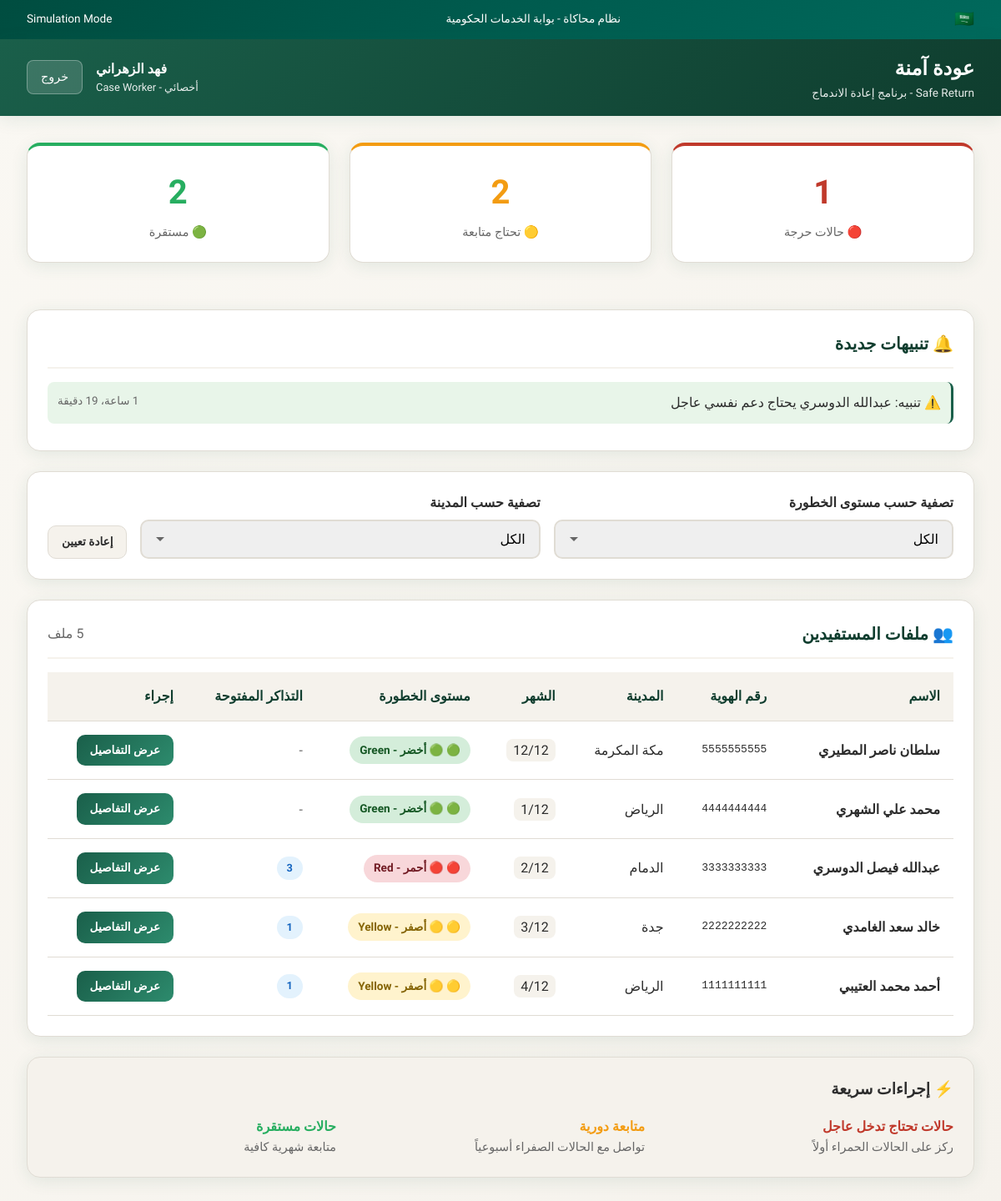
Page /caseworker/dashboard/ (signed in) on the committed database.
### core/models.py (models this page shows, shortened)
class User(models.Model):
    ROLE_CHOICES = [
        ('beneficiary', 'مستفيد - Beneficiary'),      # Released person
        ('case_worker', 'أخصائي - Case Worker'),      # Social worker
        ('admin', 'مدير - Admin'),                     # System admin
    ]
    national_id = models.CharField(
        max_length=10,
        unique=True,
        verbose_name='رقم الهوية الوطنية'
    )
    full_name = models.CharField(
        max_length=200,
        verbose_name='الاسم الكامل'
    )
    role = models.CharField(
        max_length=20,
        choices=ROLE_CHOICES,
        default='beneficiary',
        verbose_name='الدور'
    )
    phone = models.CharField(
        max_length=15,
        blank=True,
        verbose_name='رقم الجوال'
    )
    created_at = models.DateTimeField(auto_now_add=True)
    class Meta:
        verbose_name = 'مستخدم'
        verbose_name_plural = 'المستخدمون'

class Notification(models.Model):
    user = models.ForeignKey(
        User,
        on_delete=models.CASCADE,
        related_name='notifications',
        verbose_name='المستخدم'
    )
    message = models.TextField(
        verbose_name='الرسالة'
    )
    link = models.CharField(
        max_length=200,
        blank=True,
        verbose_name='الرابط'
    )
    is_read = models.BooleanField(
        default=False,
        verbose_name='تمت القراءة'
    )
    created_at = models.DateTimeField(auto_now_add=True)
    class Meta:
        verbose_name = 'إشعار'
        verbose_name_plural = 'الإشعارات'
        ordering = ['-created_at']

class ReleaseProfile(models.Model):
    RISK_LEVEL_CHOICES = [
        ('green', '🟢 أخضر - Green'),    # Low risk, stable
        ('yellow', '🟡 أصفر - Yellow'),  # Medium risk, needs monitoring
        ('red', '🔴 أحمر - Red'),        # High risk, needs intervention
    ]
    CITY_CHOICES = [
        ('riyadh', 'الرياض'),
        ('jeddah', 'جدة'),
        ('mecca', 'مكة المكرمة'),
        ('medina', 'المدينة المنورة'),
        ('dammam', 'الدمام'),
        ('khobar', 'الخبر'),
        ('taif', 'الطائف'),
        ('tabuk', 'تبوك'),
        ('other', 'أخرى'),
    ]
    user = models.OneToOneField(
        User,
        on_delete=models.CASCADE,
        related_name='release_profile',
        verbose_name='المستخدم'
    )
    release_date = models.DateField(
        verbose_name='تاريخ الإفراج'
    )
    end_of_followup_date = models.DateField(
        verbose_name='تاريخ انتهاء المتابعة'
    )
    risk_level = models.CharField(
        max_length=10,
        choices=RISK_LEVEL_CHOICES,
        default='green',
        verbose_name='مستوى الخطورة'
    )
    city = models.CharField(
        max_length=50,
        choices=CITY_CHOICES,
        default='riyadh',
        verbose_name='المدينة'
    )
    notes = models.TextField(
        blank=True,
        verbose_name='ملاحظات'
    )
    assigned_case_worker = models.ForeignKey(
        User,
        on_delete=models.SET_NULL,
        null=True,
        blank=True,
        related_name='assigned_profiles',
        limit_choices_to={'role': 'case_worker'},
        verbose_name='الأخصائي المسؤول'
    )
    is_completed = models.BooleanField(
        default=False,
        verbose_name='مكتمل'
    )
    created_at = models.DateTimeField(auto_now_add=True)
    updated_at = models.DateTimeField(auto_now=True)
    class Meta:
        verbose_name = 'ملف الإفراج'
        verbose_name_plural = 'ملفات الإفراج'
        ordering = ['-created_at']
    @property
    def current_month(self):
        if not self.release_date:
            return 0
        days_since_release = (timezone.now().date() - self.release_date).days
        month = (days_since_release // 30) + 1
        return min(month, 12)  # Cap at 12 months

### core/views.py (the view)
# urls.py: path('caseworker/dashboard/', views.caseworker_dashboard, name='caseworker_dashboard'),
def caseworker_dashboard(request):
    user = get_current_user(request)
    if not user or user.role not in ['case_worker', 'admin']:
        return redirect('login_select')
    risk_filter = request.GET.get('risk', '')
    city_filter = request.GET.get('city', '')
    profiles = ReleaseProfile.objects.select_related('user').prefetch_related('checkins', 'tickets')
    if risk_filter:
        profiles = profiles.filter(risk_level=risk_filter)
    if city_filter:
        profiles = profiles.filter(city=city_filter)
    risk_counts = {
        'red': ReleaseProfile.objects.filter(risk_level='red', is_completed=False).count(),
        'yellow': ReleaseProfile.objects.filter(risk_level='yellow', is_completed=False).count(),
        'green': ReleaseProfile.objects.filter(risk_level='green', is_completed=False).count(),
    }
    notifications = Notification.objects.filter(user=user, is_read=False)[:5]
    context = {
        'user': user,
        'profiles': profiles.filter(is_completed=False),
        'risk_counts': risk_counts,
        'notifications': notifications,
        'risk_filter': risk_filter,
        'city_filter': city_filter,
        'cities': ReleaseProfile.CITY_CHOICES,
    }
    return render(request, 'core/caseworker_dashboard.html', context)

### core/views.py (called while the page is built)
def get_current_user(request):
    user_id = request.session.get('user_id')
    if user_id:
        try:
            return User.objects.get(id=user_id)
        except User.DoesNotExist:
            pass
    return None

### core/templates/core/caseworker_dashboard.html (shortened to what this page needs)
{% extends 'core/base.html' %}
{% block content %}
<div class="grid grid-3" style="margin-bottom: 2rem;">
    <div class="card stat-card" style="border-top: 4px solid var(--danger);">
        <div class="stat-number" style="color: var(--danger);">{{ risk_counts.red }}</div>
        <div class="stat-label">🔴 حالات حرجة</div>
    </div>
    <div class="card stat-card" style="border-top: 4px solid var(--warning);">
        <div class="stat-number" style="color: var(--warning);">{{ risk_counts.yellow }}</div>
        <div class="stat-label">🟡 تحتاج متابعة</div>
    </div>
    <div class="card stat-card" style="border-top: 4px solid var(--success);">
        <div class="stat-number" style="color: var(--success);">{{ risk_counts.green }}</div>
        <div class="stat-label">🟢 مستقرة</div>
    </div>
</div>
{% if notifications %}
<div class="card">
    <div class="card-header">
        <h2 class="card-title">🔔 تنبيهات جديدة</h2>
    </div>
    {% for notif in notifications %}
    <div class="notification-item unread">
        <span>{{ notif.message }}</span>
        <small style="color: var(--text-muted); margin-right: auto;">{{ notif.created_at|timesince }}</small>
    </div>
    {% endfor %}
</div>
{% endif %}
<div class="card">
    <form method="get" style="display: flex; gap: 1rem; align-items: flex-end; flex-wrap: wrap;">
        <div class="form-group" style="margin-bottom: 0; flex: 1; min-width: 200px;">
            <label class="form-label">تصفية حسب مستوى الخطورة</label>
            <select name="risk" class="form-control" onchange="this.form.submit()">
                <option value="">الكل</option>
            </select>
        </div>
        <div class="form-group" style="margin-bottom: 0; flex: 1; min-width: 200px;">
            <label class="form-label">تصفية حسب المدينة</label>
            <select name="city" class="form-control" onchange="this.form.submit()">
                <option value="">الكل</option>
            </select>
        </div>
        <a href="{% url 'caseworker_dashboard' %}" class="btn btn-secondary btn-sm">إعادة تعيين</a>
    </form>
</div>
<div class="card">
    <div class="card-header">
        <h2 class="card-title">👥 ملفات المستفيدين</h2>
        <span style="color: var(--text-muted);">{{ profiles.count }} ملف</span>
    </div>
    {% if profiles %}
    <div class="table-container">
        <table>
            <thead>
                <tr>
                    <th>الاسم</th>
                    <th>رقم الهوية</th>
                    <th>المدينة</th>
                    <th>الشهر</th>
                    <th>مستوى الخطورة</th>
                    <th>التذاكر المفتوحة</th>
                    <th>إجراء</th>
                </tr>
            </thead>
            <tbody>
                {% for profile in profiles %}
                <tr>
                    <td>
                        <strong>{{ profile.user.full_name }}</strong>
                    </td>
                    <td style="font-family: monospace;">{{ profile.user.national_id }}</td>
                    <td>{{ profile.get_city_display }}</td>
                    <td>
                        <span style="background: var(--bg-light); padding: 0.25rem 0.5rem; border-radius: 8px;">
                            {{ profile.current_month }}/12
                        </span>
                    </td>
                    <td>
                        <span class="risk-badge risk-{{ profile.risk_level }}">
                            {% if profile.risk_level == 'green' %}🟢{% elif profile.risk_level == 'yellow' %}🟡{% else %}🔴{% endif %}
                            {{ profile.get_risk_level_display }}
                        </span>
                    </td>
                    <td>
                        {% with open_count=profile.tickets.all|length %}
                        {% if open_count > 0 %}
                        <span class="status-badge status-open">{{ open_count }}</span>
                        {% else %}
                        <span style="color: var(--text-muted);">-</span>
                        {% endif %}
                        {% endwith %}
                    </td>
                    <td>
                        <a href="{% url 'profile_detail' profile.id %}" class="btn btn-primary btn-sm">
                            عرض التفاصيل
                        </a>
                    </td>
                </tr>
                {% endfor %}
            </tbody>
        </table>
    </div>
    {% else %}
    <div class="empty-state">
        <div class="empty-state-icon">📂</div>
        <p>لا توجد ملفات تطابق معايير البحث</p>
    </div>
    {% endif %}
</div>
<div class="card" style="background: var(--bg-light);">
    <h3 style="margin-bottom: 1rem;">⚡ إجراءات سريعة</h3>
    <div class="grid grid-3">
        <div>
            <strong style="color: var(--danger);">حالات تحتاج تدخل عاجل</strong>
            <p style="color: var(--text-muted); font-size: 0.9rem;">
                ركز على الحالات الحمراء أولاً
            </p>
        </div>
        <div>
            <strong style="color: var(--warning);">متابعة دورية</strong>
            <p style="color: var(--text-muted); font-size: 0.9rem;">
                تواصل مع الحالات الصفراء أسبوعياً
            </p>
        </div>
        <div>
            <strong style="color: var(--success);">حالات مستقرة</strong>
            <p style="color: var(--text-muted); font-size: 0.9rem;">
                متابعة شهرية كافية
            </p>
        </div>
    </div>
</div>
{% endblock %}

### core/templates/core/base.html (shortened to what this page needs)
<!DOCTYPE html>
<html lang="ar" dir="rtl">
<head>
</head>
<body>
    <div class="absher-banner">
        <span class="saudi-emblem">🇸🇦</span>
        <span>نظام محاكاة - بوابة الخدمات الحكومية</span>
        <span>Simulation Mode</span>
    </div>
    <header class="header">
        <div class="header-logo">
            <div>
                <h1>عودة آمنة</h1>
                <div class="subtitle">Safe Return - برنامج إعادة الاندماج</div>
            </div>
        </div>
        {% if user %}
        <div class="header-user">
            <div class="user-info">
                <div class="user-name">{{ user.full_name }}</div>
                <div class="user-role">{{ user.get_role_display }}</div>
            </div>
            <a href="{% url 'logout' %}" class="btn-logout">خروج</a>
        </div>
        {% endif %}
    </header>
    <main class="main-content">
        {% block content %}{% endblock %}
    </main>
</body>
</html>

### core/templates/core/base.html (style rules this page uses)
:root { --primary: #1a5f4a; --primary-light: #2d8b6d; --primary-dark: #0f3d2e; --secondary: #c9a227; --secondary-light: #e8c84a; --danger: #c0392b; --warning: #f39c12; --success: #27ae60; --bg-cream: #faf8f3; --bg-light: #f5f2ec; --text-dark: #2c2c2c; --text-muted: #666; --border: #e0dcd4; --shadow: rgba(26, 95, 74, 0.1); }
* { margin: 0; padding: 0; box-sizing: border-box; }
body { font-family: 'Tajawal', sans-serif; background: linear-gradient(135deg, var(--bg-cream) 0%, var(--bg-light) 100%); min-height: 100vh; color: var(--text-dark); line-height: 1.6; }
.header { background: linear-gradient(135deg, var(--primary) 0%, var(--primary-dark) 100%); color: white; padding: 1rem 2rem; display: flex; justify-content: space-between; align-items: center; box-shadow: 0 4px 20px var(--shadow); }
.header-logo { display: flex; align-items: center; gap: 1rem; }
.header-logo h1 { font-size: 1.5rem; font-weight: 800; }
.header-logo .subtitle { font-size: 0.85rem; opacity: 0.9; }
.header-user { display: flex; align-items: center; gap: 1rem; }
.header-user .user-info { text-align: left; }
.header-user .user-name { font-weight: 700; }
.header-user .user-role { font-size: 0.8rem; opacity: 0.9; }
.btn-logout { background: rgba(255,255,255,0.15); color: white; border: 1px solid rgba(255,255,255,0.3); padding: 0.5rem 1rem; border-radius: 8px; cursor: pointer; font-family: inherit; font-size: 0.9rem; transition: all 0.2s; text-decoration: none; }
.main-content { max-width: 1400px; margin: 0 auto; padding: 2rem; }
.card { background: white; border-radius: 16px; box-shadow: 0 4px 20px var(--shadow); padding: 1.5rem; margin-bottom: 1.5rem; border: 1px solid var(--border); }
.card-header { display: flex; justify-content: space-between; align-items: center; margin-bottom: 1rem; padding-bottom: 0.75rem; border-bottom: 2px solid var(--bg-light); }
.card-title { font-size: 1.25rem; font-weight: 700; color: var(--primary-dark); }
.btn { display: inline-flex; align-items: center; gap: 0.5rem; padding: 0.75rem 1.5rem; border-radius: 10px; font-family: inherit; font-size: 0.95rem; font-weight: 600; cursor: pointer; transition: all 0.2s; text-decoration: none; border: none; }
.btn-primary { background: linear-gradient(135deg, var(--primary) 0%, var(--primary-light) 100%); color: white; }
.btn-secondary { background: var(--bg-light); color: var(--text-dark); border: 1px solid var(--border); }
.btn-sm { padding: 0.5rem 1rem; font-size: 0.85rem; }
.risk-badge { display: inline-flex; align-items: center; gap: 0.35rem; padding: 0.35rem 0.75rem; border-radius: 20px; font-size: 0.85rem; font-weight: 600; }
.risk-green { background: #d4edda; color: #155724; }
.risk-yellow { background: #fff3cd; color: #856404; }
.risk-red { background: #f8d7da; color: #721c24; }
.status-badge { display: inline-block; padding: 0.25rem 0.75rem; border-radius: 15px; font-size: 0.8rem; font-weight: 600; }
.status-open { background: #e3f2fd; color: #1565c0; }
.form-group { margin-bottom: 1.25rem; }
.form-label { display: block; margin-bottom: 0.5rem; font-weight: 600; color: var(--text-dark); }
.form-control { width: 100%; padding: 0.75rem 1rem; border: 2px solid var(--border); border-radius: 10px; font-family: inherit; font-size: 1rem; transition: border-color 0.2s; }
select.form-control { appearance: none; background-repeat: no-repeat; background-position: left 1rem center; padding-left: 2.5rem; }
.grid { display: grid; gap: 1.5rem; }
.grid-3 { grid-template-columns: repeat(3, 1fr); }
.table-container { overflow-x: auto; }
table { width: 100%; border-collapse: collapse; }
th, td { padding: 1rem; text-align: right; border-bottom: 1px solid var(--border); }
th { background: var(--bg-light); font-weight: 700; color: var(--primary-dark); }
.notification-item { display: flex; align-items: flex-start; gap: 0.75rem; padding: 0.75rem; border-radius: 8px; margin-bottom: 0.5rem; background: var(--bg-light); border-right: 3px solid var(--primary); }
.notification-item.unread { background: #e8f5e9; }
.stat-card { text-align: center; padding: 1.5rem; }
.stat-number { font-size: 2.5rem; font-weight: 800; color: var(--primary); }
.stat-label { color: var(--text-muted); font-size: 0.9rem; margin-top: 0.25rem; }
.absher-banner { background: linear-gradient(135deg, #004d40 0%, #00695c 100%); color: white; padding: 0.5rem 2rem; font-size: 0.85rem; display: flex; justify-content: space-between; align-items: center; }
.absher-banner .saudi-emblem { font-size: 1.2rem; }

### rows in the picture
User: full_name "فهد الزهراني", role "أخصائي - Case Worker"
Notification: message "⚠️ تنبيه: عبدالله الدوسري يحتاج دعم نفسي عاجل", created_at "1 ساعة، 19 دقيقة"
ReleaseProfile: user.full_name "سلطان ناصر المطيري", user.national_id "5555555555", city "مكة المكرمة", current_month "12", risk_level "🟢 أخضر - Green"
ReleaseProfile: user.full_name "محمد علي الشهري", user.national_id "4444444444", city "الرياض", current_month "1", risk_level "🟢 أخضر - Green"
ReleaseProfile: user.full_name "عبدالله فيصل الدوسري", user.national_id "3333333333", city "الدمام", current_month "2", risk_level "🔴 أحمر - Red", tickets "3"
ReleaseProfile: user.full_name "خالد سعد الغامدي", user.national_id "2222222222", city "جدة", current_month "3", risk_level "🟡 أصفر - Yellow", tickets "1"
ReleaseProfile: user.full_name "أحمد محمد العتيبي", user.national_id "1111111111", city "الرياض", current_month "4", risk_level "🟡 أصفر - Yellow", tickets "1"

### other values in the picture
{{ risk_counts.red }} "1"
{{ risk_counts.yellow }} "2"
{{ risk_counts.green }} "2"
